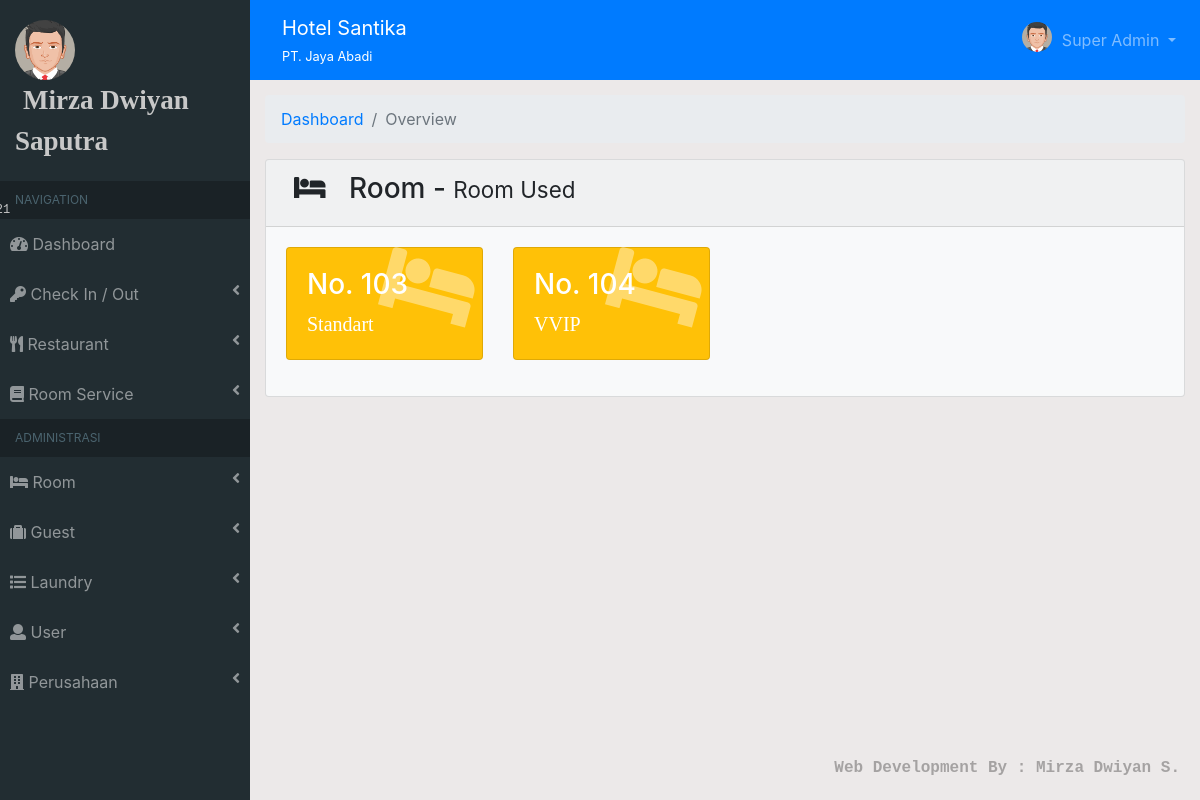
Page /?module=chek_out2 (signed in) on the committed database.
### tables this page shows
CREATE TABLE `user` (
  `id_user` int(11) NOT NULL,
  `nama_user` text NOT NULL,
  `image` varchar(50) NOT NULL,
  `username` varchar(30) NOT NULL,
  `password` varchar(50) NOT NULL,
  `level` varchar(30) NOT NULL,
  `no_telp` varchar(20) NOT NULL,
  `status` varchar(30) NOT NULL
);

CREATE TABLE `perusahaan` (
  `id_perusahaan` int(11) NOT NULL,
  `nama_hotel` text NOT NULL,
  `nama_perusahaan` text NOT NULL,
  `jalan` varchar(50) NOT NULL,
  `no_jalan` varchar(10) NOT NULL,
  `kecamatan` char(100) NOT NULL,
  `kabupaten` char(100) NOT NULL,
  `provinsi` char(100) NOT NULL,
  `no_telp` varchar(20) NOT NULL,
  `no_fax` varchar(20) NOT NULL,
  `website` varchar(100) NOT NULL,
  `email` varchar(100) NOT NULL,
  `logo` varchar(200) NOT NULL
);

CREATE TABLE `transaksi_kamar` (
  `id_transaksi_kamar` varchar(11) NOT NULL,
  `no_invoice` varchar(20) NOT NULL,
  `tanggal` date NOT NULL,
  `id_tamu` varchar(11) NOT NULL,
  `id_kamar` int(11) DEFAULT NULL,
  `jumlah_dewasa` varchar(10) DEFAULT NULL,
  `jumlah_anak` varchar(10) DEFAULT NULL,
  `tgl_checkin` date NOT NULL,
  `waktu_checkin` varchar(20) NOT NULL,
  `tgl_checkout` date NOT NULL,
  `waktu_checkout` varchar(20) NOT NULL,
  `total_biaya_kamar` varchar(20) NOT NULL,
  `bayar` varchar(30) NOT NULL,
  `diskon` int(11) NOT NULL,
  `deposit` varchar(20) NOT NULL,
  `surcharge` varchar(30) NOT NULL,
  `metode_pembayaran` varchar(100) NOT NULL,
  `status` varchar(50) NOT NULL
);

CREATE TABLE `kamar` (
  `id_kamar` int(11) NOT NULL,
  `no_kamar` varchar(50) NOT NULL,
  `id_tipe_kamar` varchar(11) NOT NULL,
  `max_dewasa` varchar(10) NOT NULL,
  `max_anak` varchar(10) NOT NULL,
  `status` varchar(50) NOT NULL
);

CREATE TABLE `tipe_kamar` (
  `id_tipe_kamar` int(11) NOT NULL,
  `tipe_kamar` text NOT NULL,
  `harga_per_mlm` varchar(50) NOT NULL,
  `harga_per_org` varchar(50) NOT NULL
);

### template/module/chek_out2.php (the view)
<?php
    $query = mysqli_query($conn, "SELECT transaksi_kamar.*, kamar.*, tipe_kamar.*, transaksi_kamar_detail.* FROM transaksi_kamar, kamar, tipe_kamar, transaksi_kamar_detail WHERE transaksi_kamar_detail.id_transaksi_kamar=transaksi_kamar.id_transaksi_kamar && kamar.id_kamar=transaksi_kamar_detail.id_kamar && kamar.status='terpakai' && tipe_kamar.id_tipe_kamar=kamar.id_tipe_kamar");
?>
<div class="container-fluid">
    <ol class="breadcrumb">
        <li class="breadcrumb-item"><a href="?dashboard">Dashboard</a></li>
        <li class="breadcrumb-item active">Overview</li>
    </ol>
    <div class="card bg-light">
        <div class="card-header"><h3><i class="fas fa-bed pr-3 pl-2"></i> Room - <span class="small">Room Used</span></h3></div>
        <div class="card-body">
            <?php if(mysqli_num_rows($query) > 0){ ?>
            <div class="row">
                <?php foreach($query as $i) : ?>
                <div class="col-sm-3 mb-3">
                    <div class="card bg-warning text-white">
                        <div class="card-body">
                            <div class="card-body-icon"><i class="fas fa-bed"></i></div>
                            <div class="mr-5">
                            <h3>No. <?=$i['no_kamar'];?></h3>
                            <span style="font-family: times;font-size: 20px"><?=$i['tipe_kamar'];?></span>
                            </div>
                        </div>
                    </div>
                </div>
                <?php endforeach; ?>
            </div>
            <?php } else { ?>
                <center><img src="assets/img/empty_cart.jpg" alt=""></center>
            <?php } ?>
        </div>
    </div>
</div>

### template/sidebar.php (shortened to what this page needs)
<div id="sidebar">
  <div class="sidebar-menu">
    <div class="sidebar-header">
      <img src="assets/img/<?=$data_user['image'];?>" alt="" class="img-circle img-user">
      <marquee><span class="nama-user"><?=$data_user["nama_user"];?></span></marquee>
      <span class="tgl"><?=$date;?></span>
    </div>
    <ul class="sidebar navbar-nav">
      <?php if($data_user['level'] == "Super Admin") :?>
      <li class="header">NAVIGATION</li>
      <li class="nav-item">
        <a href="?module=dashboard" class="nav-link i">
          <i class="fas fa-tachometer-alt"></i>
          <span>Dashboard</span>
        </a>
      </li>
      <li class="nav-item">
        <a href="#chek-in-out" class="nav-link i" data-toggle="collapse">
          <i class="fas fa-key"></i>
          <span>Check In / Out</span>
          <i class="fas fa-angle-left float-right"></i>
        </a>
      </li>
      <li class="nav-item">
        <a href="#resto" class="nav-link i" data-toggle="collapse">
          <i class="fas fa-utensils"></i>
          <span>Restaurant</span>
          <i class="fas fa-angle-left float-right"></i>
        </a>
      </li>
      <li class="nav-item">
        <a href="#room-service" class="nav-link i" data-toggle="collapse">
          <i class="fas fa-book"></i>
          <span>Room Service</span>
          <i class="fas fa-angle-left float-right"></i>
        </a>
      </li>
      <li class="header">ADMINISTRASI</li>
      <li class="nav-item">
        <a href="#kamar" class="nav-link i" data-toggle="collapse">
          <i class="fas fa-bed"></i>
          <span>Room</span>
          <i class="fas fa-angle-left float-right"></i>
        </a>
      </li>
      <li class="nav-item">
        <a href="#tamu" class="nav-link i" data-toggle="collapse">
          <i class="fas fa-suitcase"></i>
          <span>Guest</span>
          <i class="fas fa-angle-left float-right"></i>
        </a>
      </li>
      <li class="nav-item">
        <a href="#laundry" class="nav-link i" data-toggle="collapse">
          <i class="fas fa-list"></i>
          <span>Laundry</span>
          <i class="fas fa-angle-left float-right"></i>
        </a>
      </li>
      <li class="nav-item">
        <a href="#user" class="nav-link i" data-toggle="collapse">
          <i class="fas fa-user"></i>
          <span>User</span>
          <i class="fas fa-angle-left float-right"></i>
        </a>
      </li>
      <li class="nav-item">
        <a href="#perusahaan" class="nav-link i" data-toggle="collapse">
          <i class="fas fa-building"></i>
          <span>Perusahaan</span>
          <i class="fas fa-angle-left float-right"></i>
        </a>
      </li>
      <?php endif;?>
    </ul>
  </div>
<div id="wrapper">

### template/navbar.php (shortened to what this page needs)
<nav class="navbar navbar-expand navbar-dark bg-primary navbar-static-top">
    <div class="navbar-header">
        <a href="" class="navbar-brand nav-link"><?=$data_perusahaan['nama_hotel'];?><div class="small"><small><?=$data_perusahaan['nama_perusahaan'];?></small></div></a>
    </div>
    <ul class="navbar-nav d-inline-block ml-auto">
        <li class="nav-item dropdown">
            <a href="#" class="dropdown-toggle nav-link" id="alertDropdown" role="button" data-toggle="dropdown" aria-haspopup="true" aria-expanded="false">
                <img src="assets/img/<?=$data_user['image'];?>" alt="" class="img-circle img-adm">
                <span><?=$data_user['level'];?></span>
            </a>
        </li>
    </ul>
</nav>
<div id="wrapper-content">

### assets/css/style.css (style rules this page uses)
.img-adm { width: 30px!important; margin-top: -8px; margin-right: 5px; }
.sidebar-header { padding: 20px 15px; }
img.img-circle { border-radius: 50%; }
.sidebar-header .img-user { width: 60px; }
.sidebar-header .nama-user { font-family: serif; font-size: 27px; font-weight: bold; margin-left: 8px; }
.sidebar-header .tgl { position: absolute; font-family: courier new; font-size: 12px; margin-left: -120px; margin-top: 40px; }
.sidebar.navbar-nav .header { color: #4b646f; background: #1a2226; overflow: hidden; text-overflow: clip; white-space: nowrap!important; padding: 10px 25px 10px 15px!important; font-size: 12px; }
#sidebar .sidebar-menu { display: block; position: fixed; background: #222d32; width: 250px; color: rgb(200, 200, 200); height: 100%; overflow-y: scroll; }
#sidebar .sidebar-menu .sidebar.navbar-nav li { padding: 5px 10px; }
#sidebar .sidebar-menu .sidebar.navbar-nav li a { color: rgba(255, 255, 255, .5)!important; }
#sidebar #wrapper { margin-left: 250px; }
#sidebar #wrapper #wrapper-content { padding-top: 15px; }
.card-body-icon { position: absolute; z-index: 0; top: -1.25rem; right: .5rem; opacity: 0.4; font-size: 5rem; -webkit-transform: rotate(15deg); transform: rotate(15deg); transition: all 600ms; }

### rows in the picture
user: image (picture), nama_user "Mirza Dwiyan Saputra", level "Super Admin"
perusahaan: nama_hotel "Hotel Santika", nama_perusahaan "PT. Jaya Abadi"
transaksi_kamar: kamar.no_kamar "103", tipe_kamar.tipe_kamar "Standart", kamar.no_kamar "104", tipe_kamar.tipe_kamar "VVIP"
